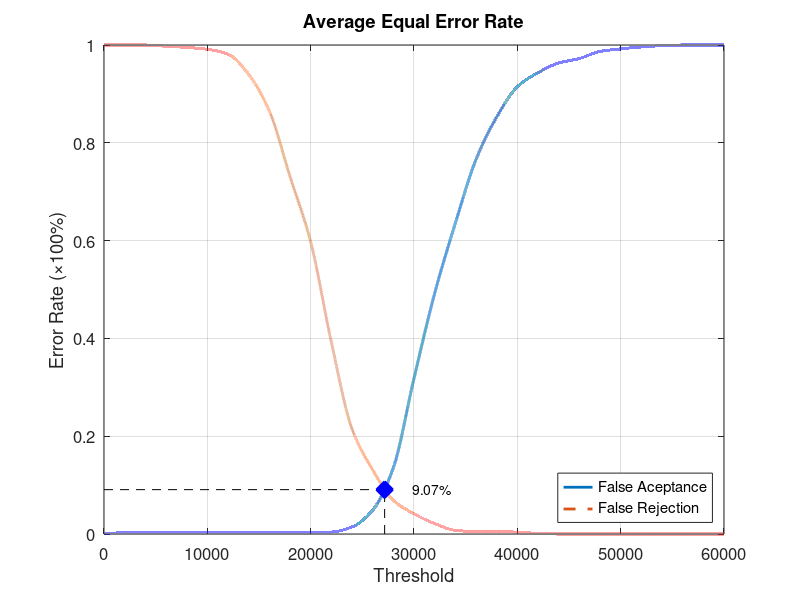
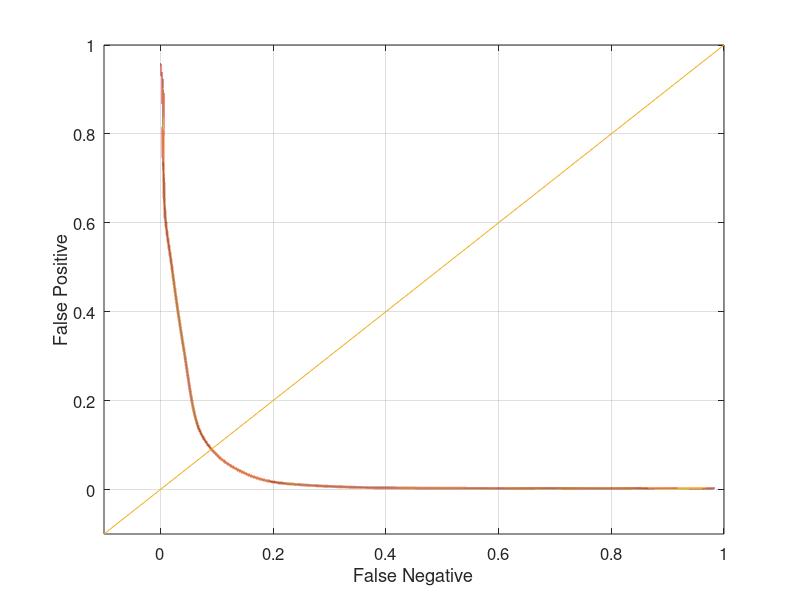

The MATLAB source for these figures, in order:
function yEER = Experiment3Average
close all;
clear;
clc;
x = 0:2000:60000;
xq = 0:0.5:60000;

y0 = [0 0.00263158 0.00263158 0.00263158 0.00263158 0.00263158 0.00263158 0.00263158 0.00263158 0.00263158 0.00263158 0.00394737 0.0144737 0.0486842 0.135526 0.318421 0.492105 0.635526 0.76579 0.852632 0.914474 0.943421 0.963158 0.972368 0.986842 0.992105 0.996053 0.998684 1 1 1];
yy0 = interp1(x, y0, xq, 'pchip');
y1 = [1 1 1 0.9975 0.995 0.99125 0.98125 0.94 0.865 0.73125 0.5975 0.3925 0.215 0.13125 0.06875 0.04125 0.02125 0.0075 0.005 0.005 0.00375 0.00125 0 0 0 0 0 0 0 0 0];
yy1 = interp1(x, y1, xq, 'pchip');

% Calculating EER: 
y2 = abs(y0 - y1);
find(y2 == min(y2))
yy2 = abs(yy0 - yy1);
xEER = find(yy2 == min(yy2));
xEERIndex = xq(xEER) % X-axis EER
yEER = yy0(xEER) % Y-axis EER

main = figure
plot(xq, yy0,'-','LineWidth', 2);	hold on
plot(xq, yy1,'--','LineWidth', 2);	hold on
plot([xEERIndex xEERIndex], [0 yEER], 'k--');	hold on
plot([0 xEERIndex], [yEER yEER], 'k--');	hold on
plot(xEERIndex, yEER, 'bx', 'LineWidth', 10);	hold on
text(xEERIndex + 10 * xEERIndex / 100, yEER, [num2str(round((10000 * yEER)) / 100) '%'])
legend('False Aceptance', 'False Rejection', 'Location', 'SouthEast')
xlabel('Threshold')
ylabel('Error Rate (\times100%)')
title('Average Equal Error Rate')
set(gca, 'FontSize', 12)
axis([0 60000 0 1])
grid on

print(main, 'Experiment3AverageMain', '-dpng');
FNRxFPR = figure('Color', [1 1 1]);
plot(yy1, yy0, '-', yy1, yy0, 'LineWidth', 2);
hold on
y = -0.1:0.1:1
plot(y, y); 
set(gca, 'FontSize', 12)
xlabel('False Negative')
ylabel('False Positive')
axis([-0.1 1 -0.1 1])
set(gca, 'FontSize', 12)
grid on

print(FNRxFPR, 'Experiment3AverageFNRxFPR','-dpng');
end
